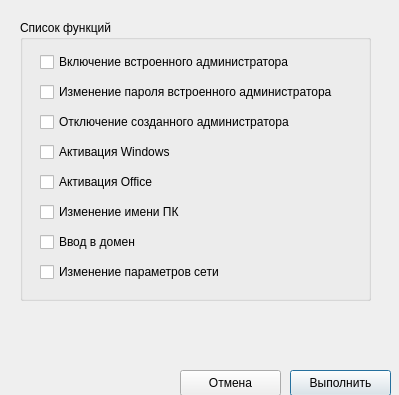
<?xml version="1.0" encoding="UTF-8"?>
<ui version="4.0">
 <class>DialogLoopFunction</class>
 <widget class="QDialog" name="DialogLoopFunction">
  <property name="geometry">
   <rect>
    <x>0</x>
    <y>0</y>
    <width>399</width>
    <height>395</height>
   </rect>
  </property>
  <property name="windowTitle">
   <string>Выполнение цикла функций</string>
  </property>
  <widget class="QGroupBox" name="groupBox">
   <property name="geometry">
    <rect>
     <x>20</x>
     <y>20</y>
     <width>351</width>
     <height>281</height>
    </rect>
   </property>
   <property name="title">
    <string>Список функций</string>
   </property>
   <widget class="QCheckBox" name="cb_admin">
    <property name="geometry">
     <rect>
      <x>20</x>
      <y>30</y>
      <width>261</width>
      <height>24</height>
     </rect>
    </property>
    <property name="text">
     <string>Включение встроенного администратора</string>
    </property>
   </widget>
   <widget class="QCheckBox" name="cb_pass_admin">
    <property name="geometry">
     <rect>
      <x>20</x>
      <y>60</y>
      <width>311</width>
      <height>24</height>
     </rect>
    </property>
    <property name="text">
     <string>Изменение пароля встроенного администратора</string>
    </property>
   </widget>
   <widget class="QCheckBox" name="cb_user">
    <property name="geometry">
     <rect>
      <x>20</x>
      <y>90</y>
      <width>311</width>
      <height>24</height>
     </rect>
    </property>
    <property name="text">
     <string>Отключение созданного администратора</string>
    </property>
   </widget>
   <widget class="QCheckBox" name="cb_windows">
    <property name="geometry">
     <rect>
      <x>20</x>
      <y>120</y>
      <width>311</width>
      <height>24</height>
     </rect>
    </property>
    <property name="text">
     <string>Активация Windows</string>
    </property>
   </widget>
   <widget class="QCheckBox" name="cb_office">
    <property name="geometry">
     <rect>
      <x>20</x>
      <y>150</y>
      <width>311</width>
      <height>24</height>
     </rect>
    </property>
    <property name="text">
     <string>Активация Office</string>
    </property>
   </widget>
   <widget class="QCheckBox" name="cb_name_pc">
    <property name="geometry">
     <rect>
      <x>20</x>
      <y>180</y>
      <width>311</width>
      <height>24</height>
     </rect>
    </property>
    <property name="text">
     <string>Изменение имени ПК</string>
    </property>
   </widget>
   <widget class="QCheckBox" name="cb_domain">
    <property name="geometry">
     <rect>
      <x>20</x>
      <y>210</y>
      <width>311</width>
      <height>24</height>
     </rect>
    </property>
    <property name="text">
     <string>Ввод в домен</string>
    </property>
   </widget>
   <widget class="QCheckBox" name="cb_network">
    <property name="geometry">
     <rect>
      <x>20</x>
      <y>240</y>
      <width>311</width>
      <height>24</height>
     </rect>
    </property>
    <property name="text">
     <string>Изменение параметров сети</string>
    </property>
   </widget>
  </widget>
  <widget class="QPushButton" name="btn_ok">
   <property name="geometry">
    <rect>
     <x>290</x>
     <y>370</y>
     <width>101</width>
     <height>26</height>
    </rect>
   </property>
   <property name="text">
    <string>Выполнить</string>
   </property>
  </widget>
  <widget class="QPushButton" name="btn_cancel">
   <property name="geometry">
    <rect>
     <x>180</x>
     <y>370</y>
     <width>101</width>
     <height>26</height>
    </rect>
   </property>
   <property name="text">
    <string>Отмена</string>
   </property>
  </widget>
 </widget>
 <resources/>
 <connections/>
</ui>
